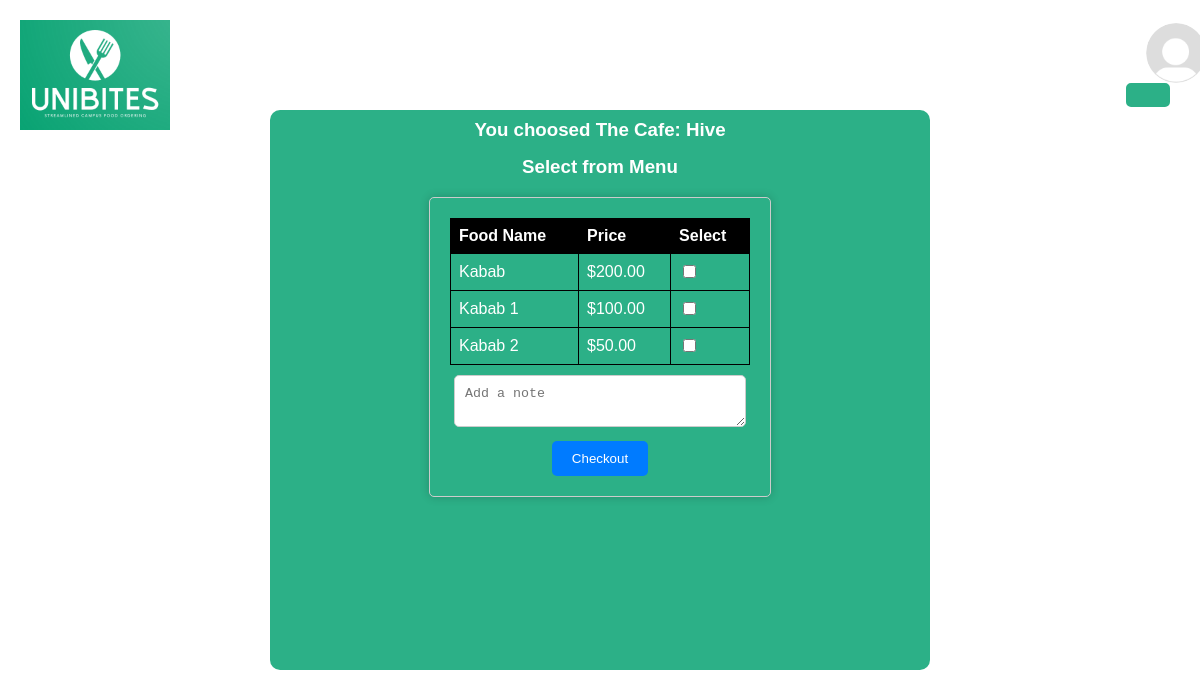
The page /cafe/1/ on the database its author committed.
### App/models.py (models this page shows, shortened)
class Cafe(models.Model):
    name = models.CharField(max_length=100)

class FoodItem(models.Model):
    cafe = models.ForeignKey(Cafe, on_delete=models.CASCADE)
    name = models.CharField(max_length=100)
    price = models.DecimalField(max_digits=6, decimal_places=2)

### App/views.py (the view)
# urls.py: path('cafe/<int:cafe_id>/', food_list, name='food_list'),
def food_list(request, cafe_id):
    cafe = Cafe.objects.get(pk=cafe_id)
    food_items = FoodItem.objects.filter(cafe=cafe)
    return render(request, 'app/food_list.html', {'cafe': cafe, 'food_items': food_items})

### App/templates/app/food_list.html (shortened to what this page needs)
{% load static %}
<!DOCTYPE html>
<html lang="en">
<head>
<link rel="stylesheet" href="{% static 'app/style.css' %}">
</head>
<body>
  <div class="header">
    <img src="{% static 'app/logo.png' %}" alt="Logo" class="logo">
    <div class="profile-container">
      {% if user.profile_image %}
      <img src="{{user.profile_image.url}}" alt="Profile Picture" class="profile-pic">
      {% else %}
      <img src="{% static 'app/profile-pic.jpg' %}" alt="Profile Picture" class="profile-pic">
      {% endif %}
      <button class="login-button">{{user.first_name}}</button>
    </div>
  </div>
<div class="container">
  <div class="content-box">
    <h3>    <p class="description">You choosed The Cafe: {{cafe.name}}
    </p></h3><br>
    <h3>    <p class="description">Select from Menu
    </p></h3>
    <form method="post" action="{% url 'app:checkout' cafe.id %}">
    <table>
      <tr>
        <th>Food Name</th>
        <th>Price</th>
        <th>Select</th>
      </tr>
      {% for food_item in food_items %}
      <tr>
        <td>{{ food_item.name }}<td>${{ food_item.price }}</td> <td><input type="checkbox" name="food" value="{{ food_item.id }}"></td></td>
      </tr>
     {% endfor %}
    </table>
    <textarea name="note" placeholder="Add a note"></textarea>
    <button type="submit">Checkout</button>
</form>
  </div>
</div>
</body>
</html>

### App/static/app/style.css (style rules this page uses)
body { margin: 0; padding: 0; font-family: Arial, sans-serif; background-image: url('background-image.jpg'); background-size: cover; background-position: center; background-attachment: fixed; color: #ffffff; }
.header { display: flex; justify-content: space-between; align-items: center; padding: 20px; }
.logo { width: 150px; height: auto; }
.profile-container { display: flex; align-items: center; position: relative; }
.profile-pic { width: 60px; height: 60px; border-radius: 50%; margin-right: 10px; position: absolute; top: -20px; z-index: 2; margin-left: 20px; }
.login-button { padding: 10px 20px; background-color: transparent; color: #ffffff; border: 2px solid #2CB087; background-color: #2CB087; border-radius: 5px; font-size: 30px; cursor: pointer; transition: background-color 0.3s ease, border-color 0.3s ease; position: relative; z-index: 1; margin-top: 40px; margin-right: 10px; }
.container { display: flex; justify-content: center; align-items: start; }
.description { margin-top: -40px; }
.content-box { width: 600px; height: 500px; background-color: #2CB087; padding: 30px; text-align: center; border-radius: 10px; margin-top: -40px; }
table { border-collapse: collapse; width: 100%; max-width: 300px; margin: auto; }
th, td { border: 1px solid #000000; padding: 8px; text-align: left; }
th { background-color: #000000; }
input[type="checkbox"] { margin-right: 5px; }
form { max-width: 300px; margin: 0 auto; padding: 20px; border: 1px solid #ccc; border-radius: 5px; box-shadow: 0px 0px 10px rgba(0, 0, 0, 0.2); }
textarea { width: 90%; padding: 10px; margin-bottom: 10px; margin-top: 10px; border: 1px solid #ccc; border-radius: 5px; }
button { background-color: #007BFF; color: #fff; padding: 10px 20px; border: none; border-radius: 5px; cursor: pointer; }

### rows shown on the page
Cafe: name "Hive"
FoodItem: name "Kabab", price "200.00"
FoodItem: name "Kabab 1", price "100.00"
FoodItem: name "Kabab 2", price "50.00"
